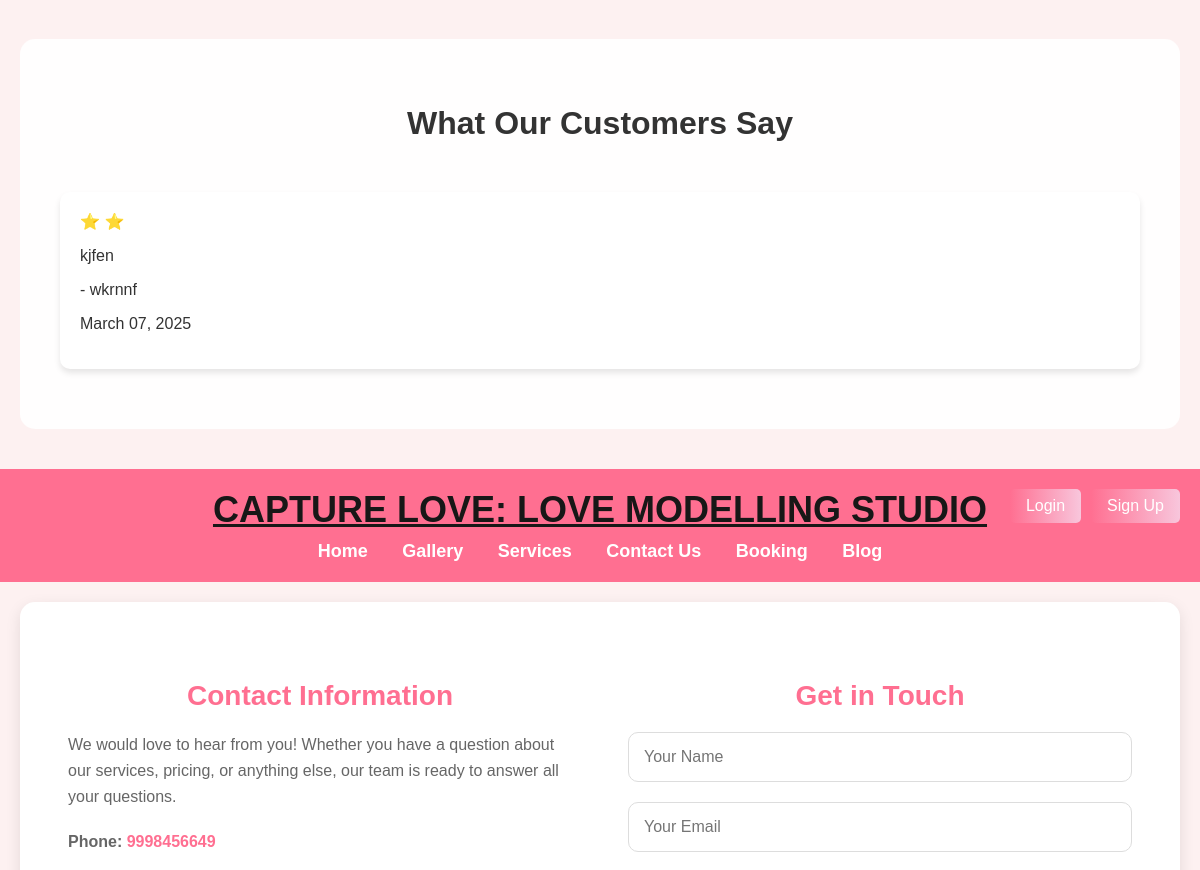
The app's page / (middle part), older data.
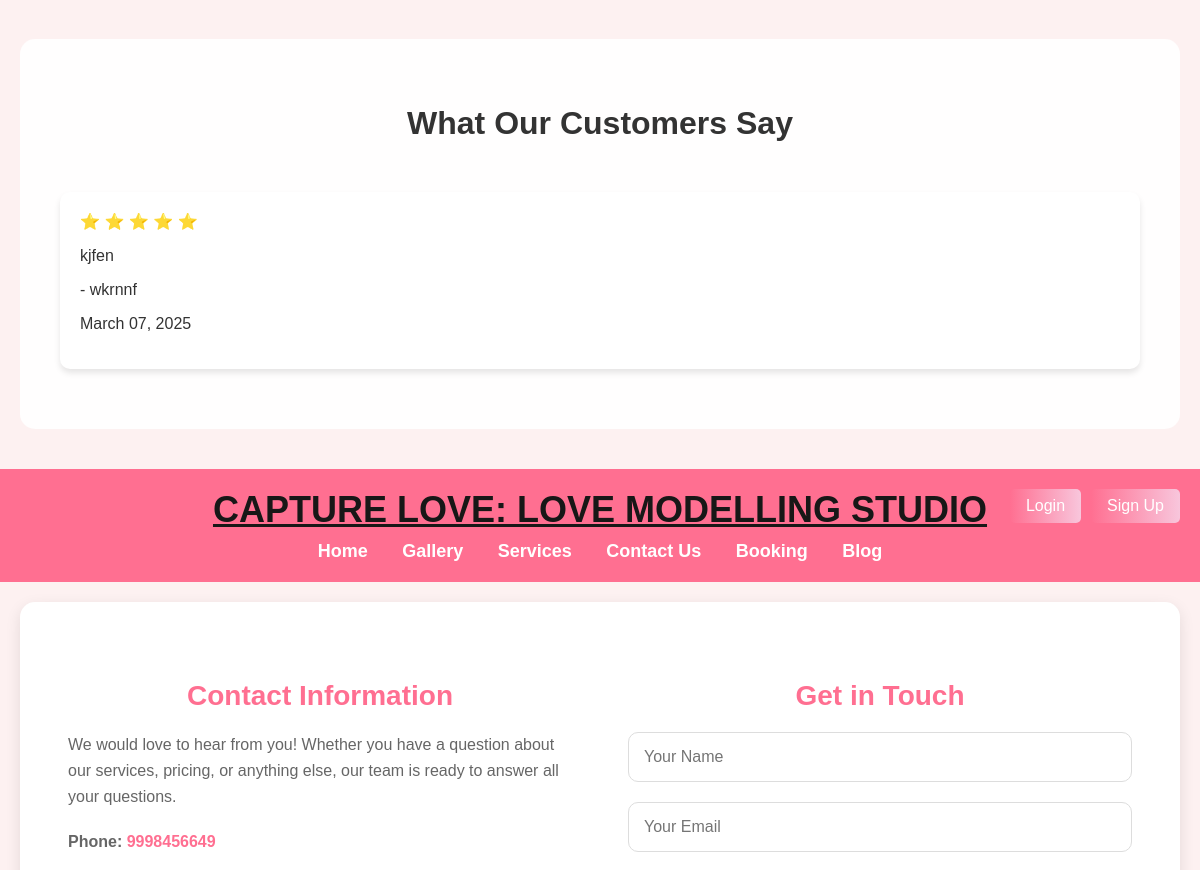
The same page, newer data.
### home/models.py (models this page shows, shortened)
class Testimonial(models.Model):
    customer_name = models.CharField(max_length=100)
    message = models.TextField()
    rating = models.IntegerField(choices=[(i, str(i)) for i in range(1, 6)])
    date_submitted = models.DateTimeField(auto_now_add=True)
    customer = models.CharField(max_length=100, default='Anonymous')
    is_displayed = models.BooleanField(default=True)
    class Meta:
        ordering = ['-date_submitted']

### home/views.py (the view)
# urls.py: path('', views.index, name='index'),
def index(request):
    testimonials = Testimonial.objects.filter(is_displayed=True).order_by('-date_submitted')[:3]
    gallery_items = Gallery.objects.all().order_by('-uploaded_at')[:6]
    services = Service.objects.all()
    context = {
        'testimonials': testimonials,
        'gallery_items': gallery_items,
        'services': services,
    }
    return render(request, 'index.html', context)

### home/templates/index.html (shortened to what this page needs)
{% extends 'base.html' %}
{% block content %}
<!DOCTYPE html>
<html lang="en">
<head>
</head>
<body>
    {% if testimonials %}
    <section class="testimonials">
        <h2 class="section-title">What Our Customers Say</h2>
        <div class="testimonial-container">
            {% for testimonial in testimonials %}
            <div class="testimonial-card">
                <div class="rating">
                    {% for i in "12345"|make_list %}
                        {% if forloop.counter <= testimonial.rating %}
                            ⭐
                        {% endif %}
                    {% endfor %}
                </div>
                <p class="message">{{ testimonial.message }}</p>
                <p class="customer-name">- {{ testimonial.customer_name }}</p>
                <p class="date">{{ testimonial.date_submitted|date:"F d, Y" }}</p>
            </div>
            {% endfor %}
        </div>
    </section>
    {% endif %}
</body>
</html>
{% include 'contact.html' with include=True %}
{% endblock %}

### home/templates/base.html (shortened to what this page needs)
<!DOCTYPE html>
<html lang="en">
<head>
</head>
<body>
    <header>
        <div class="logo">
            <u><b>CAPTURE LOVE: LOVE MODELLING STUDIO</b></u>
        </div>
        <div class="auth-section">
            {% if user.is_authenticated %}
                <div class="profile-section">
                    <a href="{% url 'edit_profile' %}" class="profile-link">
                        <img src="{{ user.profile_pic.url|default:'/static/images/default-profile.png' }}" alt="Profile" class="profile-pic">
                        <span class="username">{{ user.username }}</span>
                    </a>
                </div>
            {% else %}
                <div class="auth-buttons">
                    <a href="{% url 'login' %}" class="auth-button">Login</a>
                    <a href="{% url 'signup' %}" class="auth-button">Sign Up</a>
                </div>
            {% endif %}
        </div>
        <nav>
            <a href="{% url 'home' %}"><b>Home</b></a>
            <a href="{% url 'gallery' %}"><b>Gallery</b></a>
            <a href="{% url 'services' %}"><b>Services</b></a>
            <a href="{% url 'contact' %}"><b>Contact Us</b></a>
            <a href="{% url 'booking' %}"><b>Booking</b></a>
            <a href="{% url 'blog' %}"><b>Blog</b></a>
        </nav>
    </header>
    <div class="content">
        {% block content %}
        {% endblock %}
    </div>
</body>
</html>

### home/templates/contact.html (shortened to what this page needs)
{% extends 'base.html' %}
{% block content %}
<!DOCTYPE html>
<html lang="en">
<head>
</head>
<body>
<section class="contact-container">
    <div class="contact-info">
        <h3>Contact Information</h3>
        <p>We would love to hear from you! Whether you have a question about our services, pricing, or anything else, our team is ready to answer all your questions.</p>
        <p><strong>Phone:</strong> <a href="tel:9998456649.">9998456649</a></p>
    </div>
    <div class="contact-form">
        <h3>Get in Touch</h3>
        <form action="#" method="POST">
            <input type="text" name="name" placeholder="Your Name" required>
            <input type="email" name="email" placeholder="Your Email" required>
        </form>
    </div>
</section>
</body>
</html>
{% endblock %}

### home/templates/base.html (style rules this page uses)
body { font-family: 'Georgia', serif; margin: 0; padding: 0; background: linear-gradient(to bottom right, #d8b789, #d8b789); color: #000000; }
header { text-align: center; padding: 20px; background: #ff6f91; color: #fff; position: relative; }
.logo { font-size: 36px; color: #181717; font-family: 'Cursive', sans-serif; display: flex; align-items: center; justify-content: center; }
.auth-buttons { position: absolute; top: 20px; right: 20px; display: flex; gap: 10px; }
.auth-button { padding: 8px 16px; background: linear-gradient(to right, #ff6f91, #f8c6dc); color: white; border: none; border-radius: 5px; text-decoration: none; font-size: 16px; transition: background 0.3s; }
nav { text-align: center; margin-top: 20px; }
nav a { margin: 0 15px; text-decoration: none; color: #0d0d0d; font-size: 18px; }

### home/templates/index.html (style rules this page uses)
body { font-family: 'Georgia', serif; margin: 0; padding: 0; background: linear-gradient(to bottom right, #dd97b5, #e793cf); color: #333; }
.testimonials { padding: 40px 20px; background: rgba(255, 255, 255, 0.9); margin: 40px 20px; border-radius: 15px; }
.testimonial-container { display: grid; grid-template-columns: repeat(auto-fit, minmax(300px, 1fr)); gap: 20px; padding: 20px; }
.testimonial-card { background: white; padding: 20px; border-radius: 10px; box-shadow: 0 4px 6px rgba(0, 0, 0, 0.1); }
.section-title { text-align: center; color: #333; font-size: 2em; margin-bottom: 30px; }

### home/templates/contact.html (style rules this page uses)
body { font-family: 'Arial', sans-serif; margin: 0; padding: 0; background: #fdf1f1; color: #333; }
header { text-align: center; padding: 20px; background: #ff6f91; color: #fff; }
.logo { font-size: 36px; font-family: 'Cursive', sans-serif; }
nav { text-align: center; margin-top: 10px; }
nav a { margin: 0 15px; text-decoration: none; color: #fff; font-size: 18px; }
.contact-container { display: flex; flex-wrap: wrap; justify-content: space-around; padding: 40px 20px; background: #fff; border-radius: 15px; box-shadow: 0px 5px 15px rgba(0, 0, 0, 0.1); margin: 20px; }
.contact-info, .contact-form { width: 45%; margin: 10px; }
.contact-info h3, .contact-form h3 { color: #ff6f91; font-size: 28px; margin-bottom: 20px; text-align: center; }
.contact-info p { font-size: 16px; color: #666; line-height: 1.6; margin-bottom: 20px; }
.contact-info a { color: #ff6f91; text-decoration: none; font-weight: bold; }
.contact-form form { display: flex; flex-direction: column; }
.contact-form input, .contact-form textarea { padding: 15px; margin-bottom: 20px; border-radius: 10px; border: 1px solid #ddd; font-size: 16px; resize: none; }

Row changes from the older to the newer data that the page shows:
changed Testimonial "kjfen": rating 2 → 5 (drawn)
